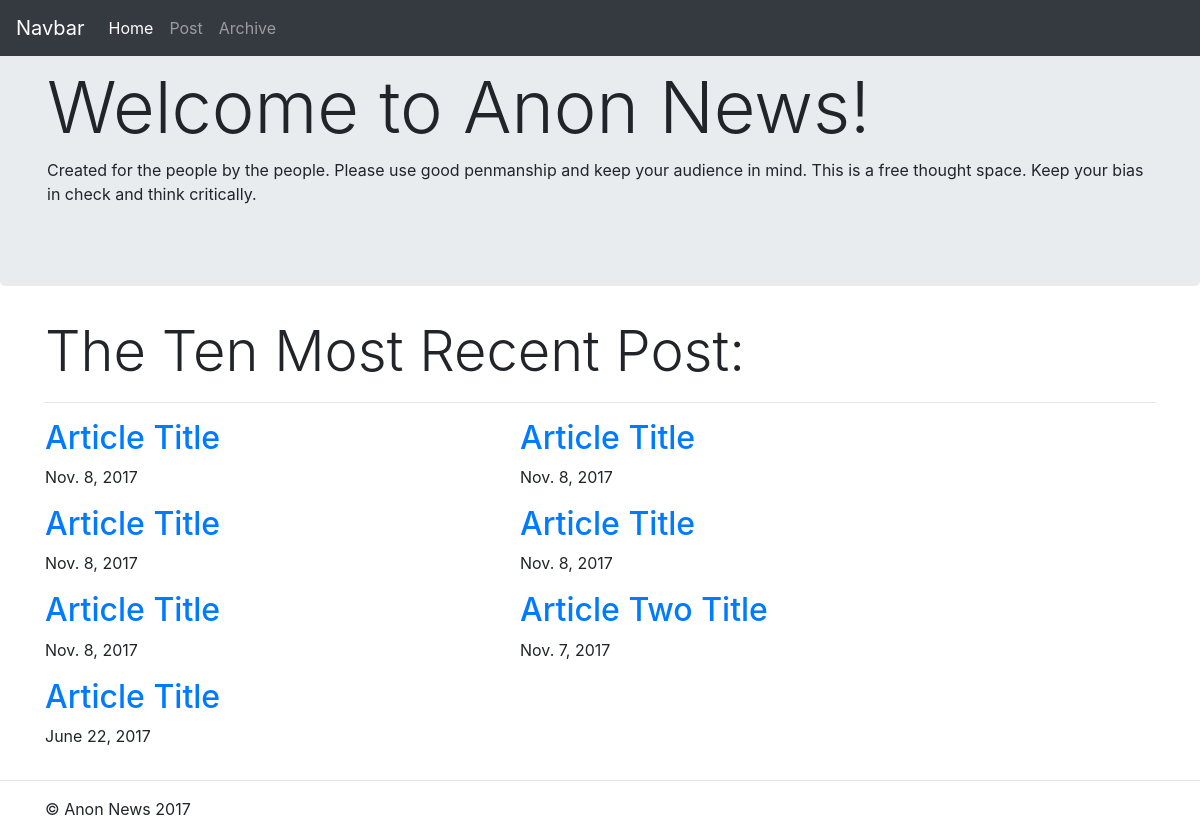
Page /home/ on the earlier database version.
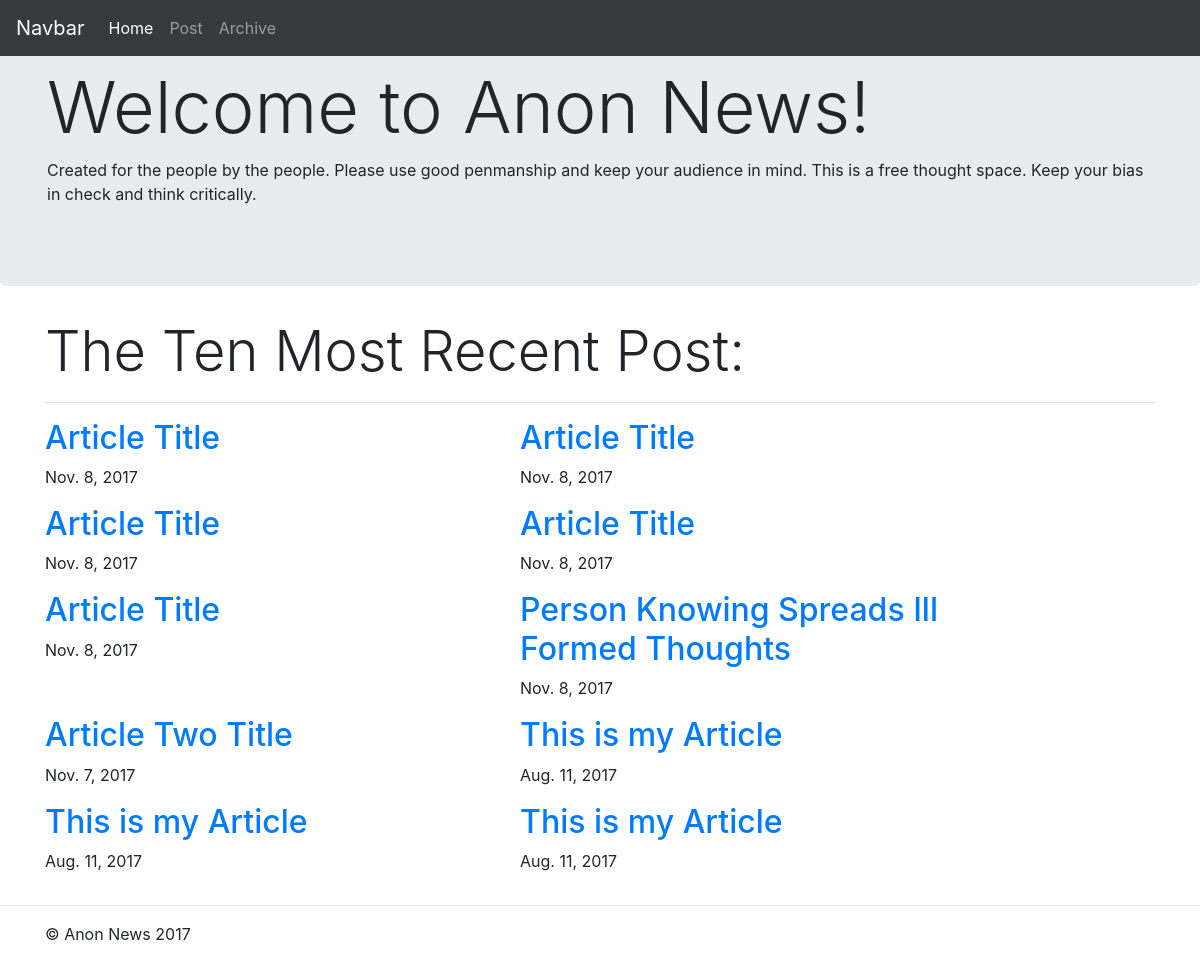
Same page on the later database version.
### expose/models.py (models this page shows, shortened)
class Article( models.Model ):
	article_title = models.CharField(max_length = 100, default="A Non Creative Article")
	article_text = models.CharField(max_length = 10000)
	article_date = models.DateField('date published')
	article_upvote = models.IntegerField(default=0)
	article_downvote = models.IntegerField(default=0)

### expose/views.py (the view)
class HomeView(generic.ListView):
	context_object_name = 'recentArticles'
	template_name = "expose/home.html"
	def get_queryset(self):
		return( Article.objects.order_by('-article_date')[:10] )

### expose/templates/expose/home.html (shortened to what this page needs)
<link rel="stylesheet" href="https://maxcdn.bootstrapcdn.com/bootstrap/4.0.0-beta.2/css/bootstrap.min.css">
<main role="main">
	{% if recentArticles %}
		<nav class="navbar navbar-expand-md navbar-dark fixed-top bg-dark">
	      	<a class="navbar-brand" href="#">Navbar</a>
	      	<div class="collapse navbar-collapse" id="navbarsExampleDefault">
	        	<ul class="navbar-nav mr-auto">
	         		<li class="nav-item active">
	            		<a class="nav-link" href="{% url 'expose:HomeView' %}">Home</a>
	          		</li>
	          		<li class="nav-item">
	            		<a class="nav-link" href="{% url 'expose:author_article' %}">Post</a>
	          		</li>
	          		<li class="nav-item">
	            		<a class="nav-link" href="{% url 'expose:archive' %}">Archive</a>
	          		</li>
	        	</ul>
	      	</div>
	    </nav>
		<div class="jumbotron">
			<div class="container">
				<h1 class="display-3">Welcome to Anon News!</h1>
				<p>Created for the people by the people. Please use good penmanship and keep your audience in mind. This is a free thought space. Keep your bias in check and think critically.</p>
			</div>
		</div>
		<div class="container">
			<h1 class="display-4">The Ten Most Recent Post:</h1>
			<hr>
			<div class="row">
			{% for article in recentArticles %}
				<div class="col-md-5">
					<h2>
						<a class="panel-heading" href="{% url 'expose:article' article.id %}">{{ article.article_title }}</a>
					</h2>
					<p class="">{{article.article_date}}</p>
				</div>
			{% endfor %}
			</div>
		</div>
		<hr>
	{% else %}
		<h4 class="display-4">No articles have been written yet!</h4>
	{% endif %}
</main>
<footer class="container">
	<p>© Anon News 2017</p>
</footer>

Differences in the rows shown:
no longer on this page (row edited): Article: article_title "Article Title", article_date "June 22, 2017"
added Article: article_title "Person Knowing Spreads Ill Formed Thoughts", article_date "Nov. 8, 2017"
added Article: article_title "This is my Article", article_date "Aug. 11, 2017"
added Article: article_title "This is my Article", article_date "Aug. 11, 2017"
added Article: article_title "This is my Article", article_date "Aug. 11, 2017"
